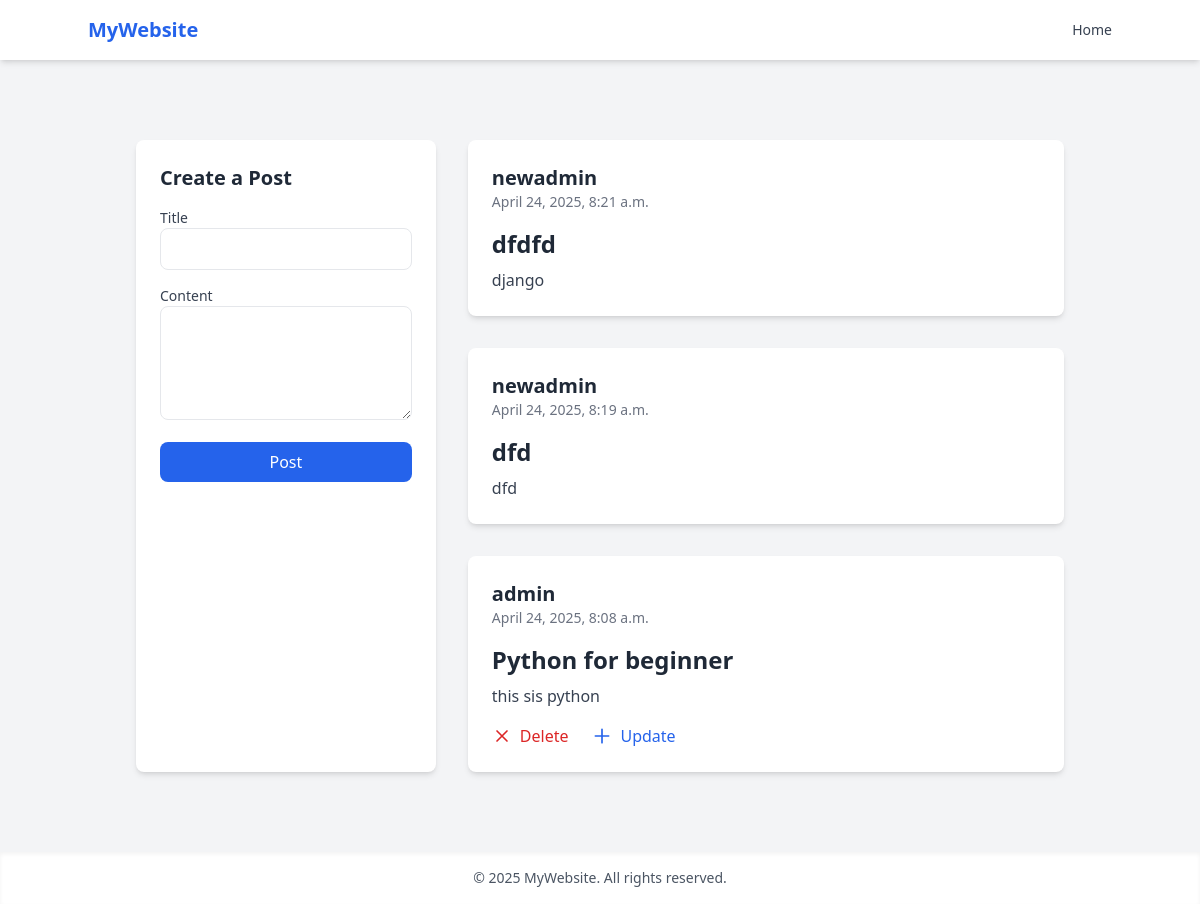
The app's page / (signed in) with its own data.
### app/models.py (models this page shows)
class Post(models.Model):
    user = models.ForeignKey(User,on_delete=models.CASCADE)
    title = models.CharField(max_length=200)
    content = models.TextField()
    created_at = models.DateTimeField(auto_now_add=True,null = True,blank=True)
    updated_at = models.DateTimeField(auto_now=True,null = True,blank=True)

### app/views.py (the view, shortened to what this page needs)
# urls.py: path('',home,name = "home"),
def home(request):
    posts = Post.objects.all().order_by("-updated_at")
    return render(request,'index.html',{"posts":posts})

### templates/index.html (shortened to what this page needs)
{% extends 'base.html' %}
{% block content %}
<div class="max-w-7xl mx-auto px-6 py-12">
  <div class="flex flex-col md:flex-row gap-8">
    <div class="w-full md:w-1/3 bg-white p-6 rounded-lg shadow-md">
      <h2 class="text-xl font-bold mb-4">Create a Post</h2>
      <form method="POST"  class="space-y-4" novalidate>
        <div>
          <label class="block text-sm font-medium text-gray-700">Title</label>
          <input type="text" name="title" class="w-full px-4 py-2 border rounded-lg focus:outline-none focus:ring-2 focus:ring-blue-400" required>
        </div>
        <div>
          <label class="block text-sm font-medium text-gray-700">Content</label>
          <textarea name="content" rows="4" class="w-full px-4 py-2 border rounded-lg focus:outline-none focus:ring-2 focus:ring-blue-400" required></textarea>
        </div>
        <button type="submit" class="w-full bg-blue-600 text-white py-2 rounded-lg hover:bg-blue-700 transition">Post</button>
      </form>
    </div>
    <div class="w-full md:w-2/3 grid grid-cols-1 gap-8">
      {% for post in posts %}
        <div class="bg-white p-6 rounded-lg shadow-md hover:shadow-xl transition-shadow duration-300">
          <div class="flex items-center space-x-4">
            <div>
              <h3 class="text-xl font-semibold">{{ post.user.username }}</h3>
              <p class="text-gray-500 text-sm">{{ post.created_at|date:"F j, Y, g:i a" }}</p>
            </div>
          </div>
          <div class="mt-4">
            <a href="{% url 'postdetail' post.id %}" class="text-2xl font-bold">{{ post.title }}</a>
            <p class="mt-2 text-gray-700">{{ post.content|truncatechars:100 }}</p>
          </div>
          {% if request.user == post.user %}
          <div class="mt-4 flex space-x-6">
            <a href="{% url 'postdelete' post.id %}" class="flex items-center text-red-600 hover:text-red-800">
              <svg xmlns="http://www.w3.org/2000/svg" class="w-5 h-5 mr-2" fill="none" viewBox="0 0 24 24" stroke="currentColor">
                <path stroke-linecap="round" stroke-linejoin="round" stroke-width="2" d="M6 18L18 6M6 6l12 12"/>
              </svg>
              Delete
            </a>
            <a href="{% url 'postupdate' post.id %}" class="flex items-center text-blue-600 hover:text-blue-800">
              <svg xmlns="http://www.w3.org/2000/svg" class="w-5 h-5 mr-2" fill="none" viewBox="0 0 24 24" stroke="currentColor">
                <path stroke-linecap="round" stroke-linejoin="round" stroke-width="2" d="M12 4v16M4 12h16"/>
              </svg>
              Update
            </a>
          </div>
          {% endif %}
        </div>
      {% endfor %}
    </div>
  </div>
</div>
{% endblock %}

### records on screen
Post: user.username "newadmin", created_at "April 24, 2025, 8:21 a.m.", title "dfdfd", content "django"
Post: user.username "newadmin", created_at "April 24, 2025, 8:19 a.m.", title "dfd", content "dfd"
Post: user.username "admin", created_at "April 24, 2025, 8:08 a.m.", title "Python for beginner", content "this sis python", shows "Delete"
